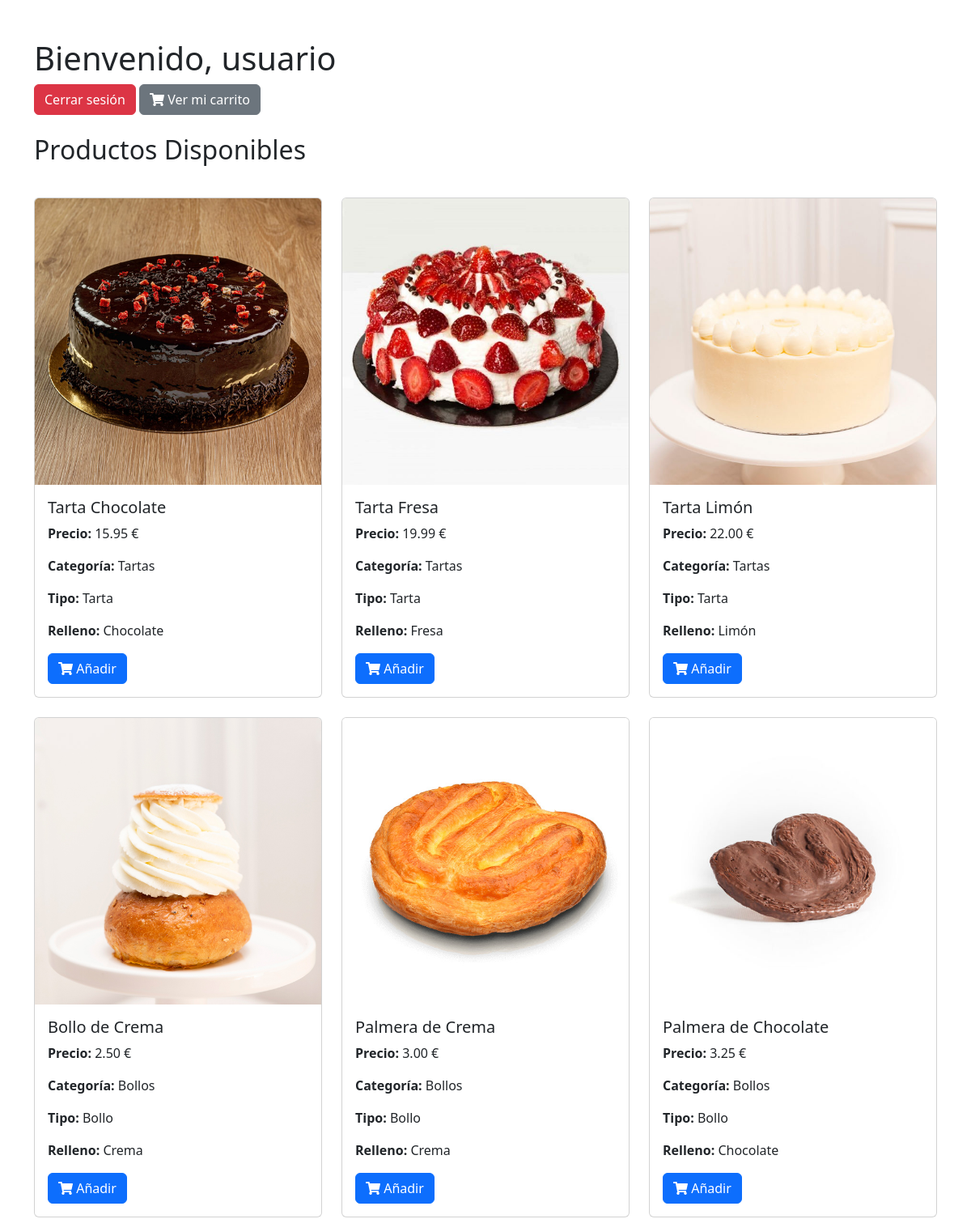
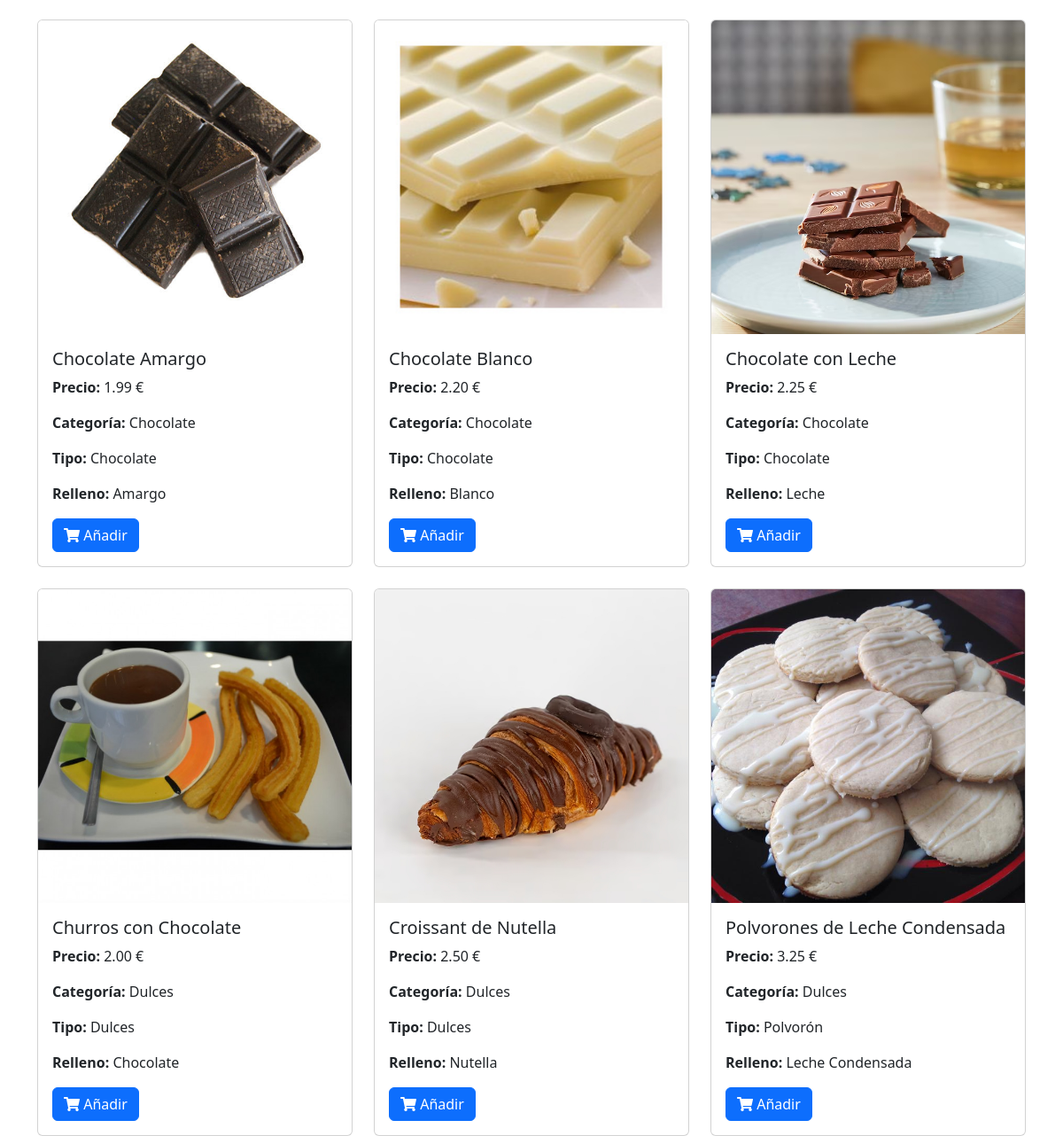
Page /main.php (signed in) on the committed database (2 pictures, top to bottom).
### tables this page shows
CREATE TABLE IF NOT EXISTS productos (
    id INT AUTO_INCREMENT PRIMARY KEY,
    nombre VARCHAR(50) NOT NULL,
    precio DECIMAL(10, 2) NOT NULL,
    categoria VARCHAR(255),
    tipo VARCHAR(50),
    relleno VARCHAR(255),
    imagen VARCHAR(255)  
);

### public/main.php (the view, shortened to what this page needs)
<?php
$conexion = Conexion::obtenerInstancia()->obtenerConexion();
$usuario = $_SESSION['usuario'];
try {
    $sql = "SELECT id, nombre, precio, categoria, tipo, relleno, imagen FROM productos";
    $stmt = $conexion->prepare($sql);
    $stmt->execute();
    $productos = $stmt->fetchAll(PDO::FETCH_ASSOC);
} catch (PDOException $e) {
    die("Error al obtener productos: " . $e->getMessage());
}
?>
<!DOCTYPE html>
<html lang="es">
<head>
    <link href="https://cdn.jsdelivr.net/npm/bootstrap@5.3.0-alpha1/dist/css/bootstrap.min.css" rel="stylesheet">
    <link href="css/style2.css" rel="stylesheet">
    <link href="https://cdnjs.cloudflare.com/ajax/libs/font-awesome/5.15.4/css/all.min.css" rel="stylesheet">
</head>
<body>
    <div class="container mt-5">
        <h1>Bienvenido, <?php echo htmlspecialchars($usuario); ?></h1>
        <div class="mt-2">
            <a href="logout.php" class="btn btn-danger">Cerrar sesión</a>
            <a href="carrito.php" class="btn btn-secondary position-relative">
                <i class="fas fa-shopping-cart"></i> Ver mi carrito
            </a>
        </div>
        <h2 class="mt-4">Productos Disponibles</h2>
        <?php if (!empty($productos)) : ?>
            <div class="row row-cols-1 row-cols-md-3 g-4 mt-3">
                <?php foreach ($productos as $producto) : ?>
                    <div class="col">
                        <div class="card h-100">
                            <img src="<?php echo htmlspecialchars($producto['imagen']); ?>"
                                 class="card-img-top"
                                 alt="Imagen de <?php echo htmlspecialchars($producto['nombre']); ?>">
                            <div class="card-body">
                                <h5 class="card-title"><?php echo htmlspecialchars($producto['nombre']); ?></h5>
                                <p class="card-text"><strong>Precio:</strong> <?php echo htmlspecialchars($producto['precio']); ?> €</p>
                                <p class="card-text"><strong>Categoría:</strong> <?php echo htmlspecialchars($producto['categoria']); ?></p>
                                <p class="card-text"><strong>Tipo:</strong> <?php echo htmlspecialchars($producto['tipo']); ?></p>
                                <p class="card-text"><strong>Relleno:</strong> <?php echo htmlspecialchars($producto['relleno']); ?></p>
                                <form action="" method="POST">
                                    <button type="submit" class="btn btn-primary">
                                        <i class="fas fa-shopping-cart"></i> Añadir
                                    </button>
                                </form>
                            </div>
                        </div>
                    </div>
                <?php endforeach; ?>
            </div>
        <?php else : ?>
            <p>No hay productos disponibles.</p>
        <?php endif; ?>
    </div>
</body>
</html>

### rows in the picture
productos: imagen (picture), nombre "Tarta Chocolate", precio "15.95", categoria "Tartas", tipo "Tarta", relleno "Chocolate"
productos: imagen (picture), nombre "Tarta Fresa", precio "19.99", categoria "Tartas", tipo "Tarta", relleno "Fresa"
productos: imagen (picture), nombre "Tarta Limón", precio "22.00", categoria "Tartas", tipo "Tarta", relleno "Limón"
productos: imagen (picture), nombre "Bollo de Crema", precio "2.50", categoria "Bollos", tipo "Bollo", relleno "Crema"
productos: imagen (picture), nombre "Palmera de Crema", precio "3.00", categoria "Bollos", tipo "Bollo", relleno "Crema"
productos: imagen (picture), nombre "Palmera de Chocolate", precio "3.25", categoria "Bollos", tipo "Bollo", relleno "Chocolate"
productos: imagen (picture), nombre "Chocolate Amargo", precio "1.99", categoria "Chocolate", tipo "Chocolate", relleno "Amargo"
productos: imagen (picture), nombre "Chocolate Blanco", precio "2.20", categoria "Chocolate", tipo "Chocolate", relleno "Blanco"
productos: imagen (picture), nombre "Chocolate con Leche", precio "2.25", categoria "Chocolate", tipo "Chocolate", relleno "Leche"
productos: imagen (picture), nombre "Churros con Chocolate", precio "2.00", categoria "Dulces", tipo "Dulces", relleno "Chocolate"
productos: imagen (picture), nombre "Croissant de Nutella", precio "2.50", categoria "Dulces", tipo "Dulces", relleno "Nutella"
productos: imagen (picture), nombre "Polvorones de Leche Condensada", precio "3.25", categoria "Dulces", tipo "Polvorón", relleno "Leche Condensada"

### other values in the picture
$usuario "usuario"
